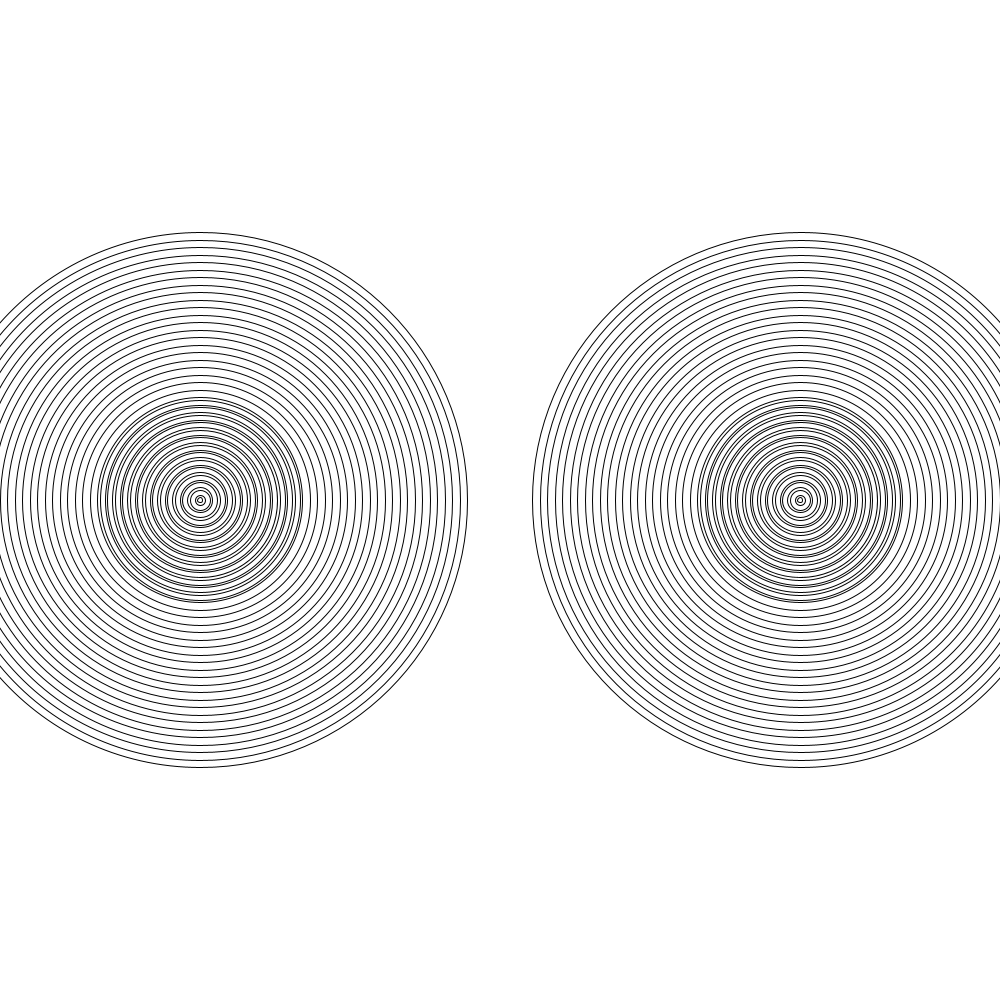
Frame 1 (no input)
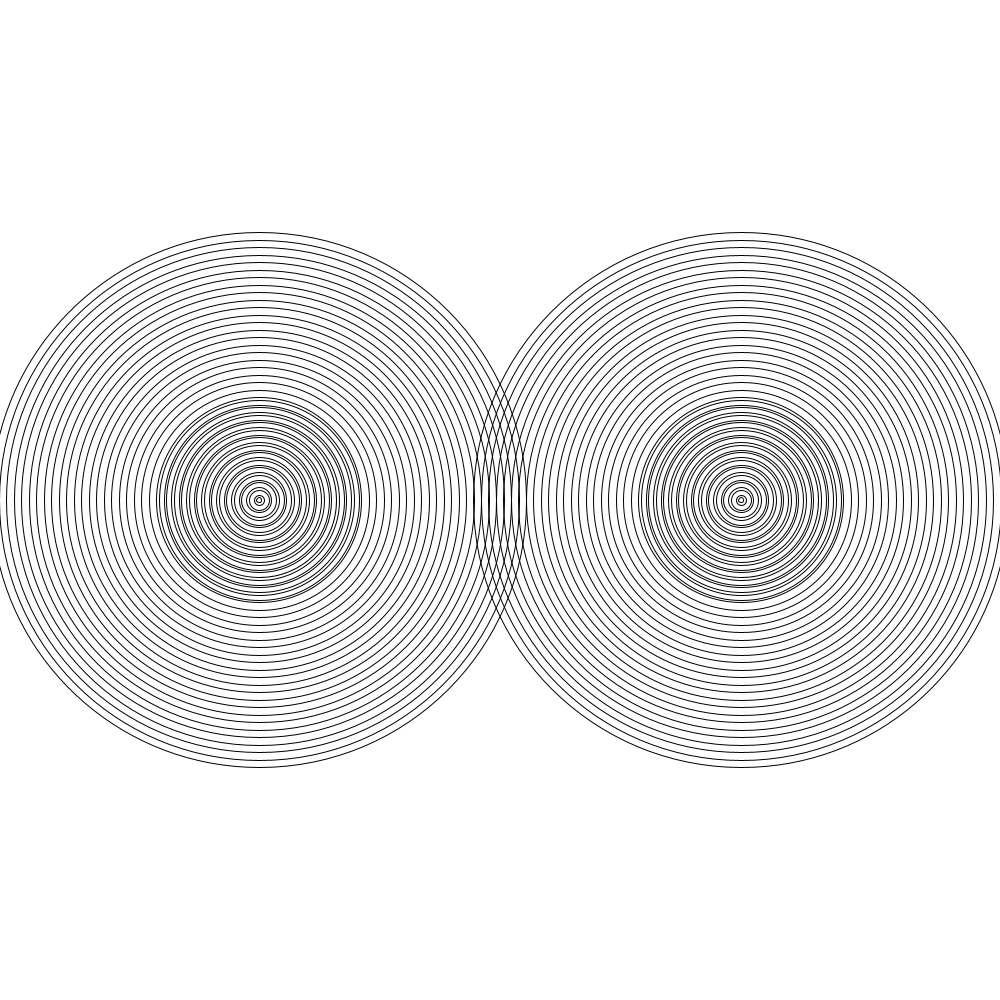
Frame 60 (the mouse pressed at the canvas centre just before this capture)
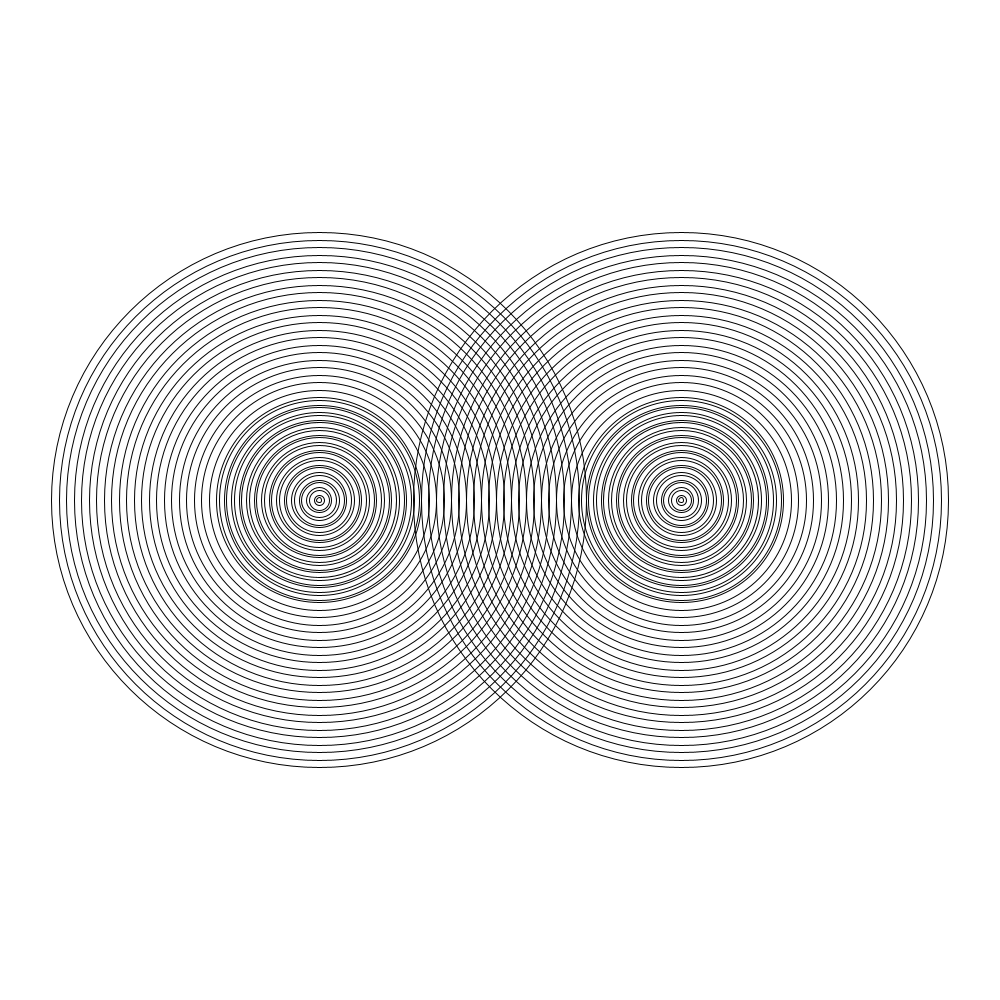
Frame 120 (the mouse held since frame 60 and released just before this capture)

The Processing sketch that drew these frames (run headless with seeded random() and noise(); from frame 60 on, the mouse is pressed at the canvas centre):

// Processing sketch: AmazingRings
// ── AmazingRings.pde
int b =200;
int b2 =800;
int cheese = 1;
void setup(){
size(1000,1000); 
}
void draw(){
  background(1000,435,556);
    drawRing();
b=b+cheese;
b2=b2-cheese;
if(b==800 && b2==200){
cheese=-cheese; 
}else if(b==200 && b2==800){
cheese=-cheese;
}
}
void drawRing(){
int x = 200; 
int x2 = 200;
  for(int i=0;i<50; i++){
noFill();
ellipse(b,500,x,x);
x=x-15;
noFill();
ellipse(b2,500,x2,x2);
x2=x2-15;
}
}
